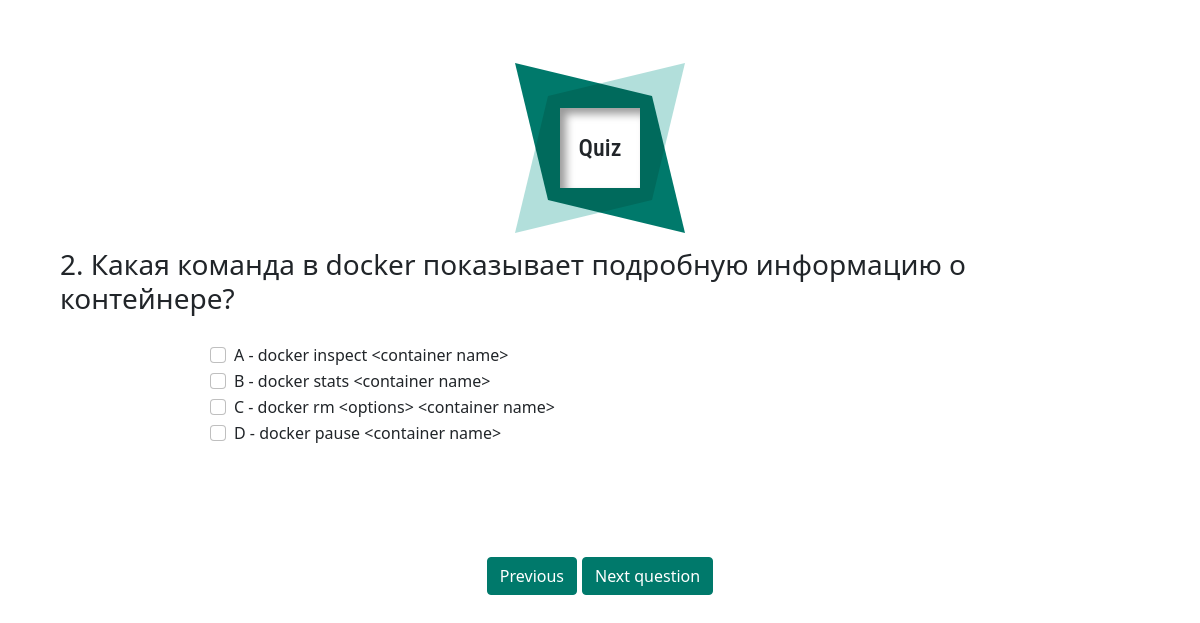
The app's page /question2 with its own data.
### main/models.py (models this page shows, shortened)
class Question(models.Model):
    title = models.TextField('Name')  # text of question

class Answers(models.Model):
    answer_A = models.TextField('description')
    answer_B = models.TextField('description')
    answer_C = models.TextField('description')
    answer_D = models.TextField('description')
    class Meta:
        verbose_name = 'Answer'
        verbose_name_plural = 'Answers'

### main/views.py (the view)
# urls.py: path('question2', views.question2, name='question2'),
def question2(request):
    if request.method == "POST":
        if request.POST.get("form_type") == 'formOne':
            set_answer_user(request, 2)
            return redirect('question3')
        else:
            return redirect('question1')
    else:
        quiz = Question.objects.filter(id=2)
        answers = Answers.objects.filter(id=2)
        return render(request, 'main/questions/question2.html', {'title': 'the second question', 'my_quiz': quiz,
                                                                 'answers_db': answers})

### main/templates/main/questions/question2.html (shortened to what this page needs)
{% extends 'main/questions/base.html' %}
{% block content %}
    {% for el in my_quiz %}
        <div>
            <h3>{{ el.title }}</h3>
        </div>
    {% endfor %}
{% endblock %}
{% block form %}
    <form action="" method="post">
        {% for el in answers_db %}
            <div class="container__checkbox" id="featured-6">
                <div class="form-check">
                    <input class="form-check-input" type="checkbox" value="A"
                           id="a" name="answ">
                    <label class="form-check-label" for="a">{{ el.answer_A }}</label>
                </div>
                <div class="form-check">
                    <input class="form-check-input" type="checkbox" value="B"
                           id="b" name="answ">
                    <label class="form-check-label" for="b">{{ el.answer_B }}</label>
                </div>
                <div class="form-check">
                    <input class="form-check-input" type="checkbox" value="C"
                           id="c" name="answ">
                    <label class="form-check-label" for="c">{{ el.answer_C }}</label>
                </div>
                <div class="form-check">
                    <input class="form-check-input" type="checkbox" value="D"
                           id="d" name="answ">
                    <label class="form-check-label" for="d">{{ el.answer_D }}</label>
                </div>
            </div>
        {% endfor %}
        <div class="btn__question1">
            <button type="submit"  class="btn btn-success" name="form_type" value="formTwo">Previous</button>
            <button type="submit" class="btn btn-success" name="form_type" value="formOne">Next question</button>
        </div>
    </form>
{% endblock %}

### main/static/styles/questions.css (style rules this page uses)
form { width: 100%; }
.btn__question1 { padding-top: 10px; display: flex; justify-content: center; }
.container__checkbox { padding: 20px 0 100px; display: flex; flex-direction: column; margin-left: 150px; }
.btn-success { color: #fff; background-color: #00796B; border-color: #00796B; }
.btn-success:first-child { margin-right: 5px; }

### records on screen
Question: title "2. Какая команда в docker показывает подробную информацию о контейнере?"
Answers: answer_A "А - docker inspect <container name>", answer_B "B - docker stats <container name>", answer_C "C - docker rm <options> <container name>", answer_D "D - docker pause <container name>"
